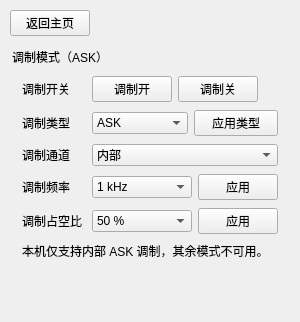
<?xml version='1.0' encoding='utf-8'?>
<ui version="4.0">
 <class>ModulationPage</class>
 <widget class="QWidget" name="ModulationPage">
  <property name="pageRoot" stdset="0">
   <bool>true</bool>
  </property>
  <layout class="QVBoxLayout" name="modulationPageLayout">
   <property name="spacing">
    <number>10</number>
   </property>
   <property name="leftMargin">
    <number>10</number>
   </property>
   <property name="topMargin">
    <number>10</number>
   </property>
   <property name="rightMargin">
    <number>10</number>
   </property>
   <property name="bottomMargin">
    <number>10</number>
   </property>
   <item alignment="Qt::AlignLeft">
    <widget class="QPushButton" name="backModulationButton">
     <property name="text">
      <string>返回主页</string>
     </property>
    </widget>
   </item>
   <item>
    <widget class="QWidget" name="modulationCard">
     <property name="card" stdset="0">
      <bool>true</bool>
     </property>
     <layout class="QVBoxLayout" name="modulationCardOuterLayout">
      <property name="spacing">
       <number>0</number>
      </property>
      <property name="leftMargin">
       <number>2</number>
      </property>
      <property name="topMargin">
       <number>2</number>
      </property>
      <property name="rightMargin">
       <number>2</number>
      </property>
      <property name="bottomMargin">
       <number>2</number>
      </property>
      <item>
       <widget class="QLabel" name="modulationCardHeader">
        <property name="cardHeader" stdset="0">
         <bool>true</bool>
        </property>
        <property name="text">
         <string>调制模式（ASK）</string>
        </property>
       </widget>
      </item>
      <item>
       <widget class="QWidget" name="modulationCardBody">
        <property name="cardBody" stdset="0">
         <bool>true</bool>
        </property>
        <layout class="QVBoxLayout" name="modulationBodyLayout">
         <property name="spacing">
          <number>8</number>
         </property>
         <property name="leftMargin">
          <number>10</number>
         </property>
         <property name="topMargin">
          <number>10</number>
         </property>
         <property name="rightMargin">
          <number>10</number>
         </property>
         <property name="bottomMargin">
          <number>10</number>
         </property>
         <item>
          <layout class="QFormLayout" name="modulationFormLayout">
           <property name="horizontalSpacing">
            <number>10</number>
           </property>
           <property name="verticalSpacing">
            <number>8</number>
           </property>
           <item row="0" column="0">
            <widget class="QLabel" name="labelModSwitch">
             <property name="text">
              <string>调制开关</string>
             </property>
            </widget>
           </item>
           <item row="0" column="1">
            <widget class="QWidget" name="modSwitchRow">
             <layout class="QHBoxLayout" name="modSwitchRowLayout">
              <property name="spacing">
               <number>6</number>
              </property>
              <property name="leftMargin">
               <number>0</number>
              </property>
              <property name="topMargin">
               <number>0</number>
              </property>
              <property name="rightMargin">
               <number>0</number>
              </property>
              <property name="bottomMargin">
               <number>0</number>
              </property>
              <item>
               <widget class="QPushButton" name="modOnButton">
                <property name="text">
                 <string>调制开</string>
                </property>
               </widget>
              </item>
              <item>
               <widget class="QPushButton" name="modOffButton">
                <property name="text">
                 <string>调制关</string>
                </property>
               </widget>
              </item>
              <item>
               <spacer name="modSwitchSpacer">
                <property name="orientation">
                 <enum>Qt::Horizontal</enum>
                </property>
                <property name="sizeHint" stdset="0">
                 <size>
                  <width>20</width>
                  <height>20</height>
                 </size>
                </property>
               </spacer>
              </item>
             </layout>
            </widget>
           </item>
           <item row="1" column="0">
            <widget class="QLabel" name="labelModType">
             <property name="text">
              <string>调制类型</string>
             </property>
            </widget>
           </item>
           <item row="1" column="1">
            <widget class="QWidget" name="modTypeRow">
             <layout class="QHBoxLayout" name="modTypeRowLayout">
              <property name="spacing">
               <number>6</number>
              </property>
              <property name="leftMargin">
               <number>0</number>
              </property>
              <property name="topMargin">
               <number>0</number>
              </property>
              <property name="rightMargin">
               <number>0</number>
              </property>
              <property name="bottomMargin">
               <number>0</number>
              </property>
              <item>
               <widget class="QComboBox" name="modTypeCombo">
                <property name="currentIndex">
                 <number>3</number>
                </property>
                <item>
                 <property name="text">
                  <string>AM</string>
                 </property>
                </item>
                <item>
                 <property name="text">
                  <string>FM</string>
                 </property>
                </item>
                <item>
                 <property name="text">
                  <string>PM</string>
                 </property>
                </item>
                <item>
                 <property name="text">
                  <string>ASK</string>
                 </property>
                </item>
                <item>
                 <property name="text">
                  <string>FSK</string>
                 </property>
                </item>
                <item>
                 <property name="text">
                  <string>PSK</string>
                 </property>
                </item>
               </widget>
              </item>
              <item>
               <widget class="QPushButton" name="askButton">
                <property name="sizePolicy">
                 <sizepolicy hsizetype="Fixed" vsizetype="Fixed">
                  <horstretch>0</horstretch>
                  <verstretch>0</verstretch>
                 </sizepolicy>
                </property>
                <property name="minimumSize">
                 <size>
                  <width>84</width>
                  <height>0</height>
                 </size>
                </property>
                <property name="text">
                 <string>应用类型</string>
                </property>
               </widget>
              </item>
             </layout>
            </widget>
           </item>
           <item row="2" column="0">
            <widget class="QLabel" name="labelModChannel">
             <property name="text">
              <string>调制通道</string>
             </property>
            </widget>
           </item>
           <item row="2" column="1">
            <widget class="QComboBox" name="modChannelCombo">
             <item>
              <property name="text">
               <string>内部</string>
              </property>
             </item>
             <item>
              <property name="text">
               <string>外部（不支持）</string>
              </property>
             </item>
            </widget>
           </item>
           <item row="3" column="0">
            <widget class="QLabel" name="labelModFrequency">
             <property name="text">
              <string>调制频率</string>
             </property>
            </widget>
           </item>
           <item row="3" column="1">
            <widget class="QWidget" name="modFrequencyRow">
             <layout class="QHBoxLayout" name="modFrequencyRowLayout">
              <property name="spacing">
               <number>6</number>
              </property>
              <property name="leftMargin">
               <number>0</number>
              </property>
              <property name="topMargin">
               <number>0</number>
              </property>
              <property name="rightMargin">
               <number>0</number>
              </property>
              <property name="bottomMargin">
               <number>0</number>
              </property>
              <item>
               <widget class="QComboBox" name="modFrequencyCombo">
                <property name="currentIndex">
                 <number>1</number>
                </property>
                <item>
                 <property name="text">
                  <string>100 Hz</string>
                 </property>
                </item>
                <item>
                 <property name="text">
                  <string>1 kHz</string>
                 </property>
                </item>
                <item>
                 <property name="text">
                  <string>10 kHz</string>
                 </property>
                </item>
                <item>
                 <property name="text">
                  <string>20 kHz</string>
                 </property>
                </item>
                <item>
                 <property name="text">
                  <string>30 kHz</string>
                 </property>
                </item>
               </widget>
              </item>
              <item>
               <widget class="QPushButton" name="modFrequencyApplyButton">
                <property name="sizePolicy">
                 <sizepolicy hsizetype="Fixed" vsizetype="Fixed">
                  <horstretch>0</horstretch>
                  <verstretch>0</verstretch>
                 </sizepolicy>
                </property>
                <property name="minimumSize">
                 <size>
                  <width>64</width>
                  <height>0</height>
                 </size>
                </property>
                <property name="text">
                 <string>应用</string>
                </property>
               </widget>
              </item>
             </layout>
            </widget>
           </item>
           <item row="4" column="0">
            <widget class="QLabel" name="labelModDuty">
             <property name="text">
              <string>调制占空比</string>
             </property>
            </widget>
           </item>
           <item row="4" column="1">
            <widget class="QWidget" name="modDutyRow">
             <layout class="QHBoxLayout" name="modDutyRowLayout">
              <property name="spacing">
               <number>6</number>
              </property>
              <property name="leftMargin">
               <number>0</number>
              </property>
              <property name="topMargin">
               <number>0</number>
              </property>
              <property name="rightMargin">
               <number>0</number>
              </property>
              <property name="bottomMargin">
               <number>0</number>
              </property>
              <item>
               <widget class="QComboBox" name="modDutyCombo">
                <property name="currentIndex">
                 <number>4</number>
                </property>
                <item>
                 <property name="text">
                  <string>10 %</string>
                 </property>
                </item>
                <item>
                 <property name="text">
                  <string>20 %</string>
                 </property>
                </item>
                <item>
                 <property name="text">
                  <string>30 %</string>
                 </property>
                </item>
                <item>
                 <property name="text">
                  <string>40 %</string>
                 </property>
                </item>
                <item>
                 <property name="text">
                  <string>50 %</string>
                 </property>
                </item>
                <item>
                 <property name="text">
                  <string>60 %</string>
                 </property>
                </item>
                <item>
                 <property name="text">
                  <string>70 %</string>
                 </property>
                </item>
                <item>
                 <property name="text">
                  <string>80 %</string>
                 </property>
                </item>
                <item>
                 <property name="text">
                  <string>90 %</string>
                 </property>
                </item>
               </widget>
              </item>
              <item>
               <widget class="QPushButton" name="modDutyApplyButton">
                <property name="sizePolicy">
                 <sizepolicy hsizetype="Fixed" vsizetype="Fixed">
                  <horstretch>0</horstretch>
                  <verstretch>0</verstretch>
                 </sizepolicy>
                </property>
                <property name="minimumSize">
                 <size>
                  <width>64</width>
                  <height>0</height>
                 </size>
                </property>
                <property name="text">
                 <string>应用</string>
                </property>
               </widget>
              </item>
             </layout>
            </widget>
           </item>
          </layout>
         </item>
         <item>
          <widget class="QLabel" name="modulationNoteLabel">
           <property name="wordWrap">
            <bool>true</bool>
           </property>
           <property name="text">
            <string>本机仅支持内部 ASK 调制，其余模式不可用。</string>
           </property>
          </widget>
         </item>
        </layout>
       </widget>
      </item>
     </layout>
    </widget>
   </item>
   <item>
    <spacer name="modulationPageSpacer">
     <property name="orientation">
      <enum>Qt::Vertical</enum>
     </property>
     <property name="sizeHint" stdset="0">
      <size>
       <width>20</width>
       <height>40</height>
      </size>
     </property>
    </spacer>
   </item>
  </layout>
 </widget>
 <resources />
 <connections />
</ui>
